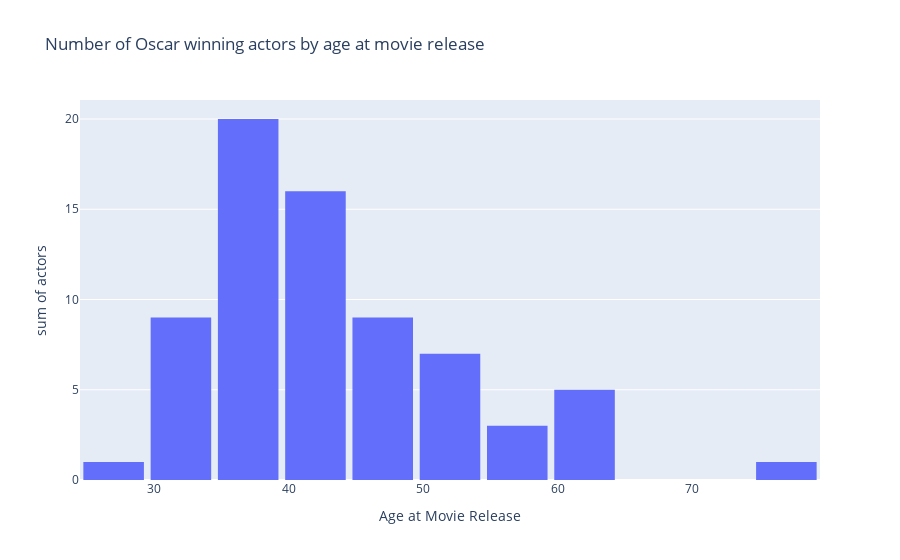

Write notebook code for a chart like this one.
### Code cell
import plotly.express as px
fig = px.histogram(oscar_actors_movies, 
                   x=oscar_actors_movies["Actor age at movie release"].value_counts().index,
                   y=oscar_actors_movies["Actor age at movie release"].value_counts().values, 
                   title="Number of Oscar winning actors by age at movie release",
                   labels={'x': 'Age at Movie Release', 'y': 'actors'},
                   nbins=17)
fig.update_layout( bargap=0.1)
fig.show()

### Figure 1 — Plotly figure (JSON) as saved in the notebook; plotly's stock layout.template omitted (floating-point values rounded to 4 significant figures)
{"data": [{"alignmentgroup": "True", "bingroup": "x", "histfunc": "sum", "hovertemplate": "Age at Movie Release=%{x}<br>sum of actors=%{y}<extra></extra>", "legendgroup": "", "marker": {"color": "#636efa", "pattern": {"shape": ""}}, "name": "", "nbinsx": 17, "offsetgroup": "", "orientation": "v", "showlegend": false, "type": "histogram", "x": [41, 36, 38, 37, 44, 45, 46, 60, 42, 52, 43, 33, 40, 30, 31, 35, 50, 55, 39, 32, 48, 51, 61, 34, 76, 47, 62, 53, 29, 56], "xaxis": "x", "y": [6, 6, 5, 5, 3, 3, 3, 3, 3, 2, 2, 2, 2, 2, 2, 2, 2, 2, 2, 2, 2, 2, 1, 1, 1, 1, 1, 1, 1, 1], "yaxis": "y"}], "layout": {"bargap": 0.1, "barmode": "relative", "legend": {"tracegroupgap": 0}, "title": {"text": "Number of Oscar winning actors by age at movie release"}, "xaxis": {"anchor": "y", "domain": [0, 1], "title": {"text": "Age at Movie Release"}}, "yaxis": {"anchor": "x", "domain": [0, 1], "title": {"text": "sum of actors"}}}}
